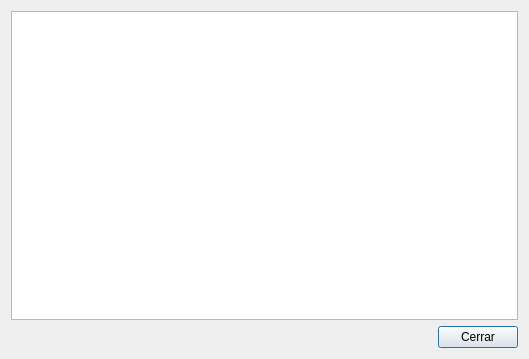
<?xml version="1.0" encoding="UTF-8"?>
<ui version="4.0">
 <class>MetadataDialog</class>
 <widget class="QDialog" name="MetadataDialog">
  <property name="geometry">
   <rect>
    <x>0</x>
    <y>0</y>
    <width>529</width>
    <height>359</height>
   </rect>
  </property>
  <property name="windowTitle">
   <string>Dialog</string>
  </property>
  <layout class="QGridLayout" name="gridLayout_2">
   <item row="0" column="0">
    <layout class="QGridLayout" name="gridLayout">
     <item row="1" column="1">
      <widget class="QPushButton" name="BotonCerrar">
       <property name="text">
        <string>Cerrar</string>
       </property>
      </widget>
     </item>
     <item row="1" column="0">
      <spacer name="horizontalSpacer">
       <property name="orientation">
        <enum>Qt::Horizontal</enum>
       </property>
       <property name="sizeHint" stdset="0">
        <size>
         <width>40</width>
         <height>20</height>
        </size>
       </property>
      </spacer>
     </item>
     <item row="0" column="0" colspan="2">
      <widget class="QListWidget" name="listMetadata"/>
     </item>
    </layout>
   </item>
  </layout>
 </widget>
 <resources/>
 <connections>
  <connection>
   <sender>BotonCerrar</sender>
   <signal>pressed()</signal>
   <receiver>MetadataDialog</receiver>
   <slot>close()</slot>
   <hints>
    <hint type="sourcelabel">
     <x>478</x>
     <y>337</y>
    </hint>
    <hint type="destinationlabel">
     <x>264</x>
     <y>179</y>
    </hint>
   </hints>
  </connection>
 </connections>
</ui>
